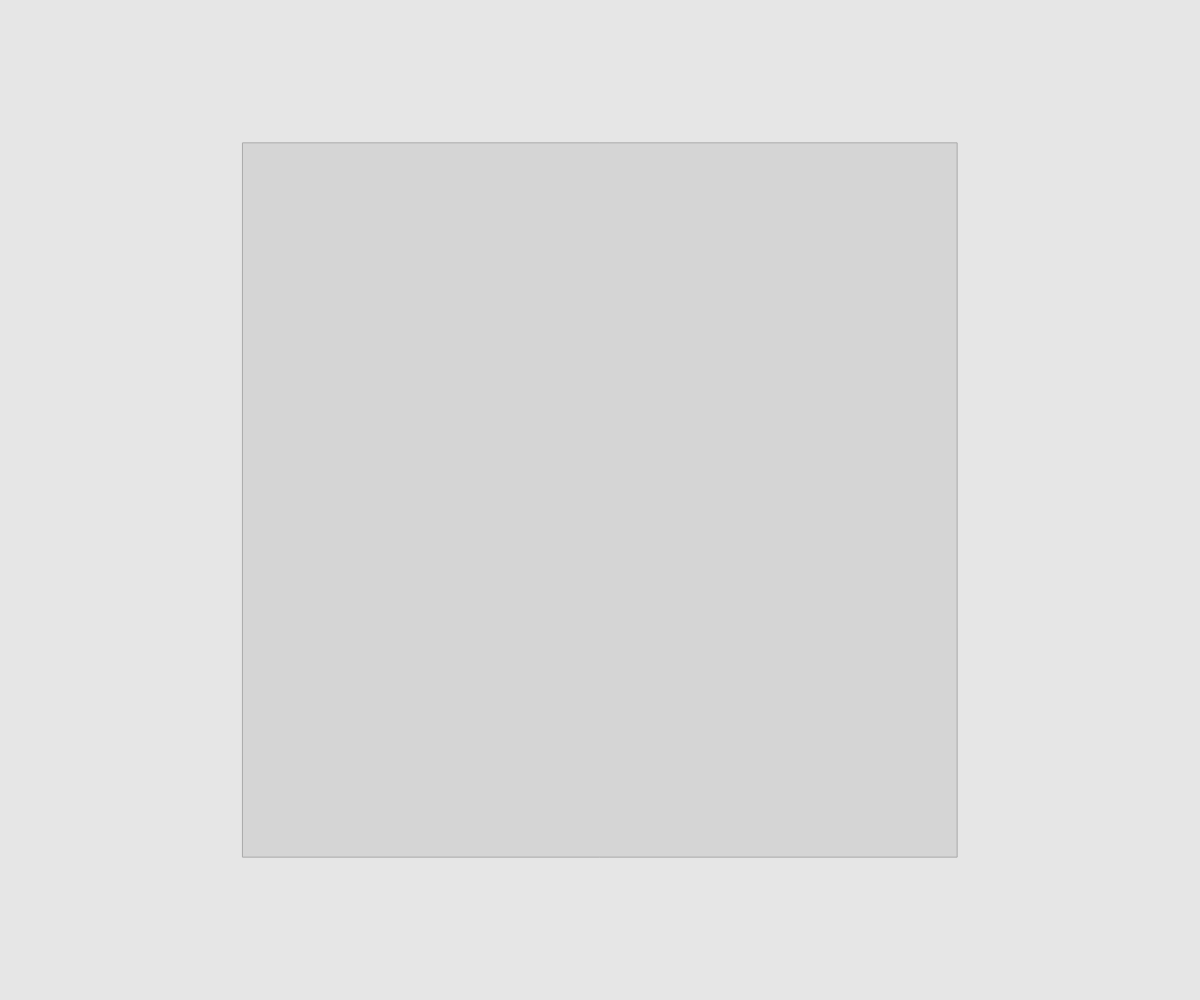
Frame 1 (no input)
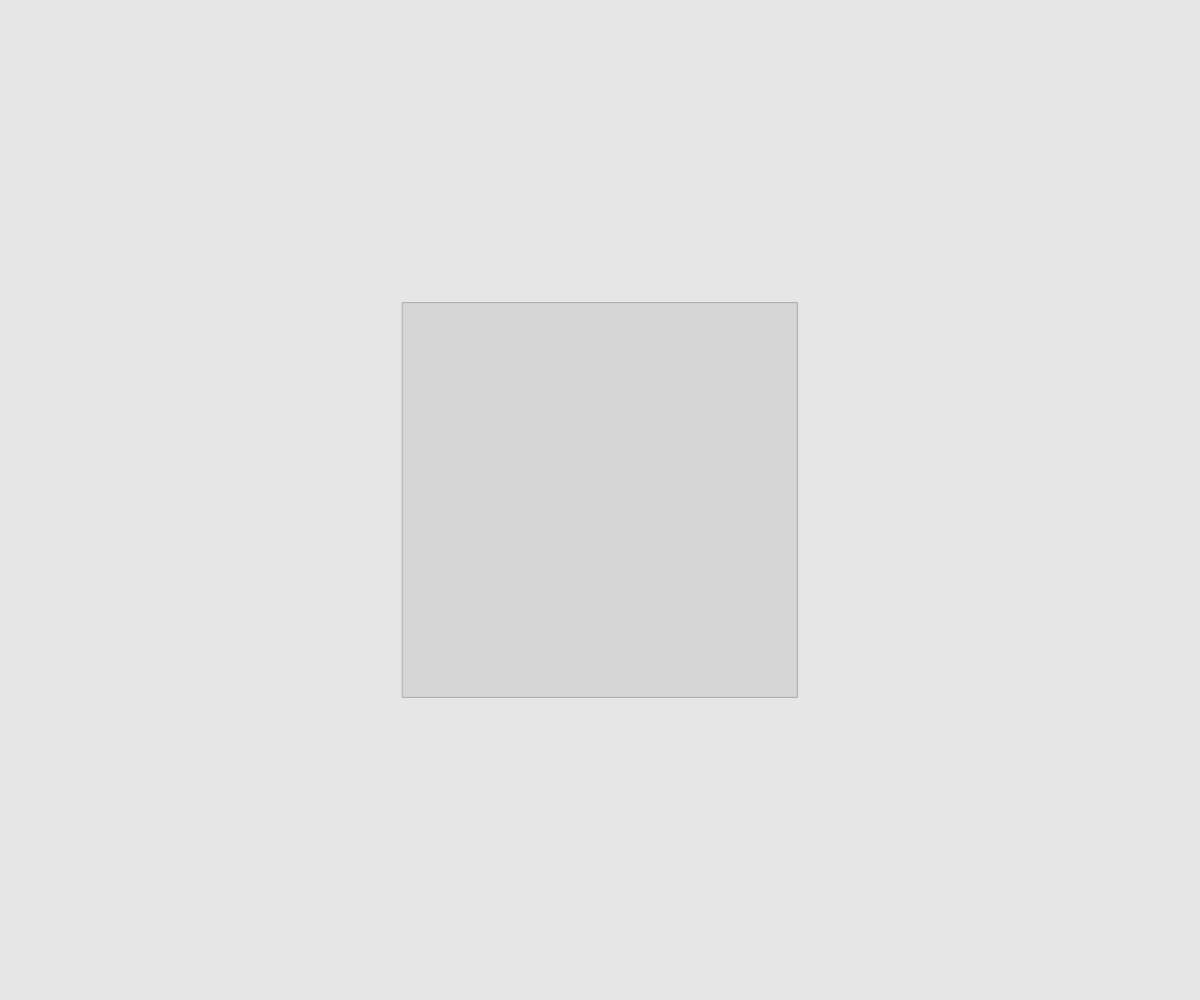
Frame 60 (no input)
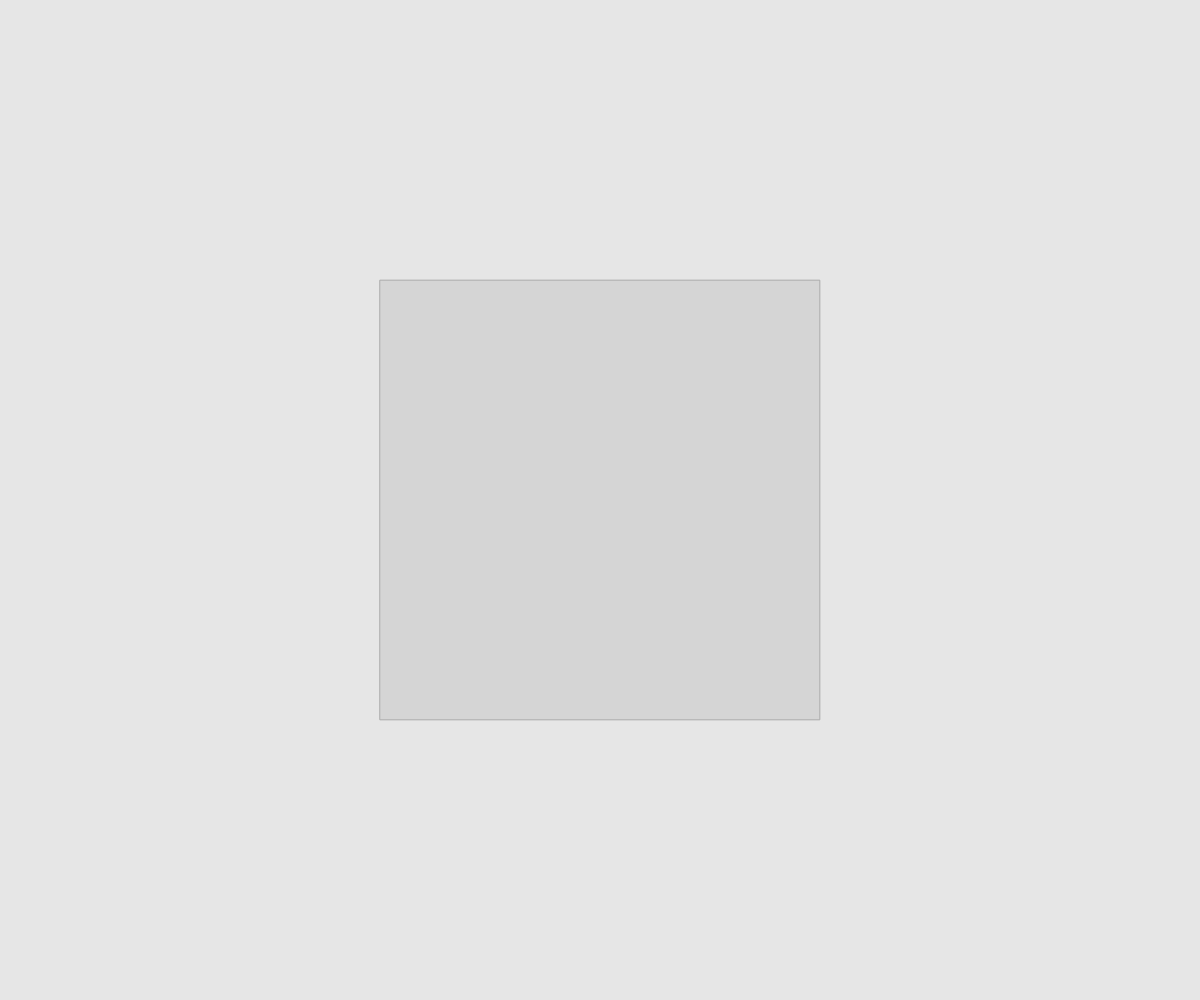
Frame 120 (the mouse pressed at the canvas centre since frame 60)

The p5.js sketch that drew these frames (run headless with seeded random() and noise() and a simulated clock; from frame 60 on, the mouse is pressed at the canvas centre):

// p5.js sketch
// ── sketch.js
let squareSize;
let easing = 0.01;

function setup() {
  createCanvas(windowWidth, windowHeight);
  background(230);
  fill(20, 20);
  stroke(170);
  rectMode(CENTER);
  squareSize = random(height);
}

function draw() {
  background(230);
  square(width / 2, height / 2, squareSize);

  squareSize = lerp(squareSize, mouseY, easing);
  print(mouseY," VS ",squareSize)
}
